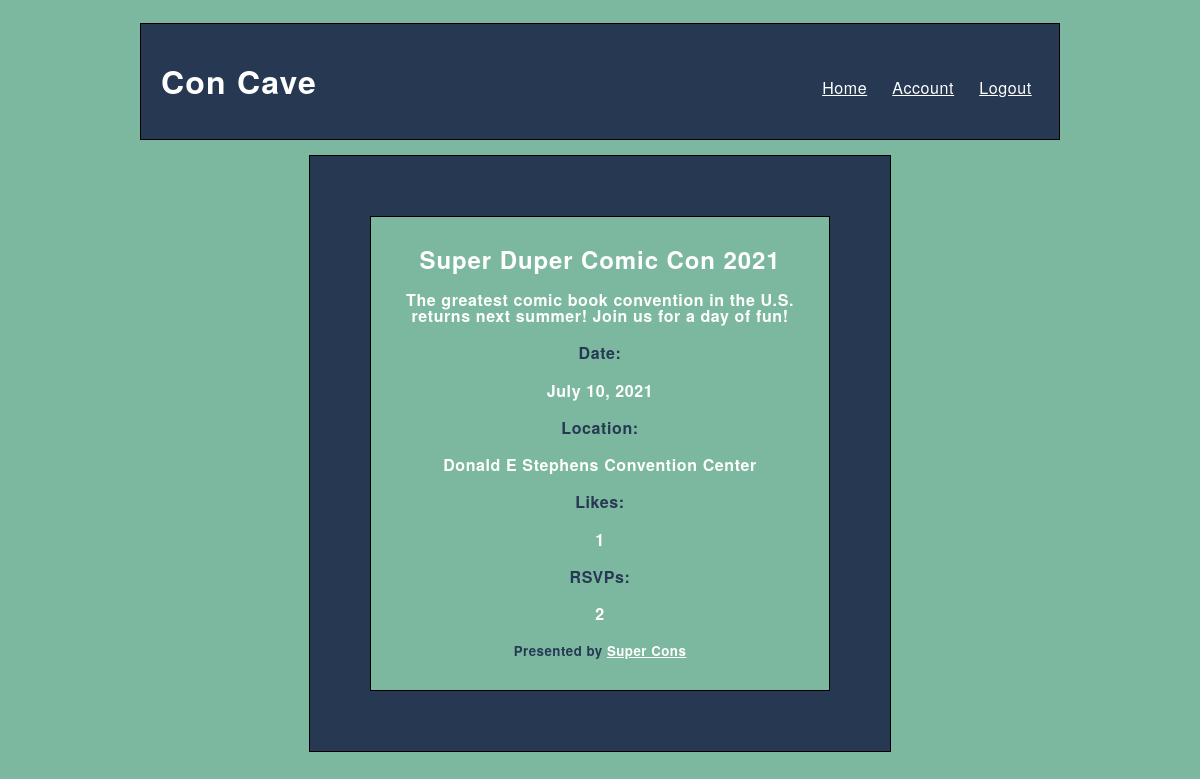
/viewcon/1 (signed in), run on the app's committed database.
### concave_app/models.py (models this page shows)
class Convention(models.Model):
    name = models.CharField(max_length=255)
    description = models.CharField(max_length=255)
    con_type = models.CharField(max_length=255)
    date = models.DateField()
    location = models.CharField(max_length=255)
    created_by = models.ForeignKey(Organizer, related_name="cons", on_delete=models.CASCADE)
    likes = models.ManyToManyField(Attendee,related_name="likes")
    rsvps = models.ManyToManyField(Attendee,related_name="rsvps")
    created_at = models.DateTimeField(auto_now_add=True)
    updated_at = models.DateTimeField(auto_now=True)
    objects = ConManager()

class Organizer(models.Model):
    org_name = models.CharField(max_length=100)
    first_name = models.CharField(max_length=100)
    last_name = models.CharField(max_length=100)
    email = models.CharField(max_length=100)
    password = models.CharField(max_length=100)
    is_organizer = models.BooleanField(default=True)
    created_at = models.DateTimeField(auto_now_add=True)
    updated_at = models.DateTimeField(auto_now=True)
    objects=OrganizerManager()

### concave_app/views.py (the view, shortened to what this page needs)
# urls.py: path('viewcon/<int:id>', views.viewcon),
def viewcon(request, id):
    if 'user_id' in request.session:
        if 'org_id' in request.session:
            logged_organizer = Organizer.objects.filter(id=request.session['org_id'])
            con = Convention.objects.get(id=id)
            context = {
                'logged_organizer': Organizer.objects.get(id=request.session['user_id']),
                'clicked_con': con
            }
            return render(request, 'con.html', context)
    return redirect('/')

### concave_app/templates/con.html (shortened to what this page needs)
<!DOCTYPE html>
<html lang="en">
<head>
    {% load static %}
    <link rel="stylesheet" href="{% static 'con.css' %}">
</head>
<body>
    <div id="wrapper">
        <header>
            <h1 id="header">Con Cave</h1>
            <a href="/home" id="header" class="header_links">Home</a>
            <a href="/viewaccount/{{request.session.user_id}}" id="header">Account</a>
            <a href="/logout" id="header">Logout</a>
        </header>
        <div id="cons">
            <div id="details">
                <h2>{{clicked_con.name}}</h2>
                <h4>{{clicked_con.description}}</h4>
                <div class="inline">
                    <h4 class="blue" class="inline-block">Date:</h4> <h4 class="inline-block">{{clicked_con.date}}</h4>
                </div>
                <div class="inline">
                    <h4 class="blue" class="inline-block">Location:</h4> <h4 class="inline-block">{{clicked_con.location}}</h4>
                </div>
                <div class="inline">
                    <h4 class="blue" class="inline-block">Likes:</h4> <h4>{{clicked_con.likes.count}}</h4>
                </div>
                <div class="inline">
                    <h4 class="blue" class="inline-block">RSVPs:</h4> <h4>{{clicked_con.rsvps.count}}</h4>
                </div>
                <h5> Presented by <a href="/vieworg/{{clicked_con.created_by.id}}" id="white">{{clicked_con.created_by.org_name}}</a></h5>
            </div>
        </div>
    </div>
</body>
</html>

### concave_app/static/con.css (style rules this page uses)
* { background-color: #7cb8a0; font-family: 'Helvetica Neue', Helvetica, Arial, sans-serif; line-height: 1; letter-spacing: 0.0375em; color: #263852; }
#wrapper { width: 920px; margin: 0px auto; height: fit-content; padding: 15px; }
header { border: solid black 1px; background-color: #263852; color: white; padding: 10px; }
#header { display: inline-block; padding: 10px; background-color: #263852; color: white; }
header a { color: white; }
.header_links { margin-left: 480px; }
#cons { display: block; border: solid black 1px; padding: 60px; background-color: #263852; margin: 15px auto; width: 50%; }
#details { border: solid black 1px; padding: 10px; color: white; text-align: center; }
h2, h4 { color: white; }
.blue { color: #263852; }
#white { color: white; }

### data on the page
Convention: name "Super Duper Comic Con 2021", description "The greatest comic book convention in the U.S. returns next summer! Join us for a day of fun!", date "July 10, 2021", location "Donald E Stephens Convention Center", likes.count "1", rsvps.count "2", created_by.org_name "Super Cons"
